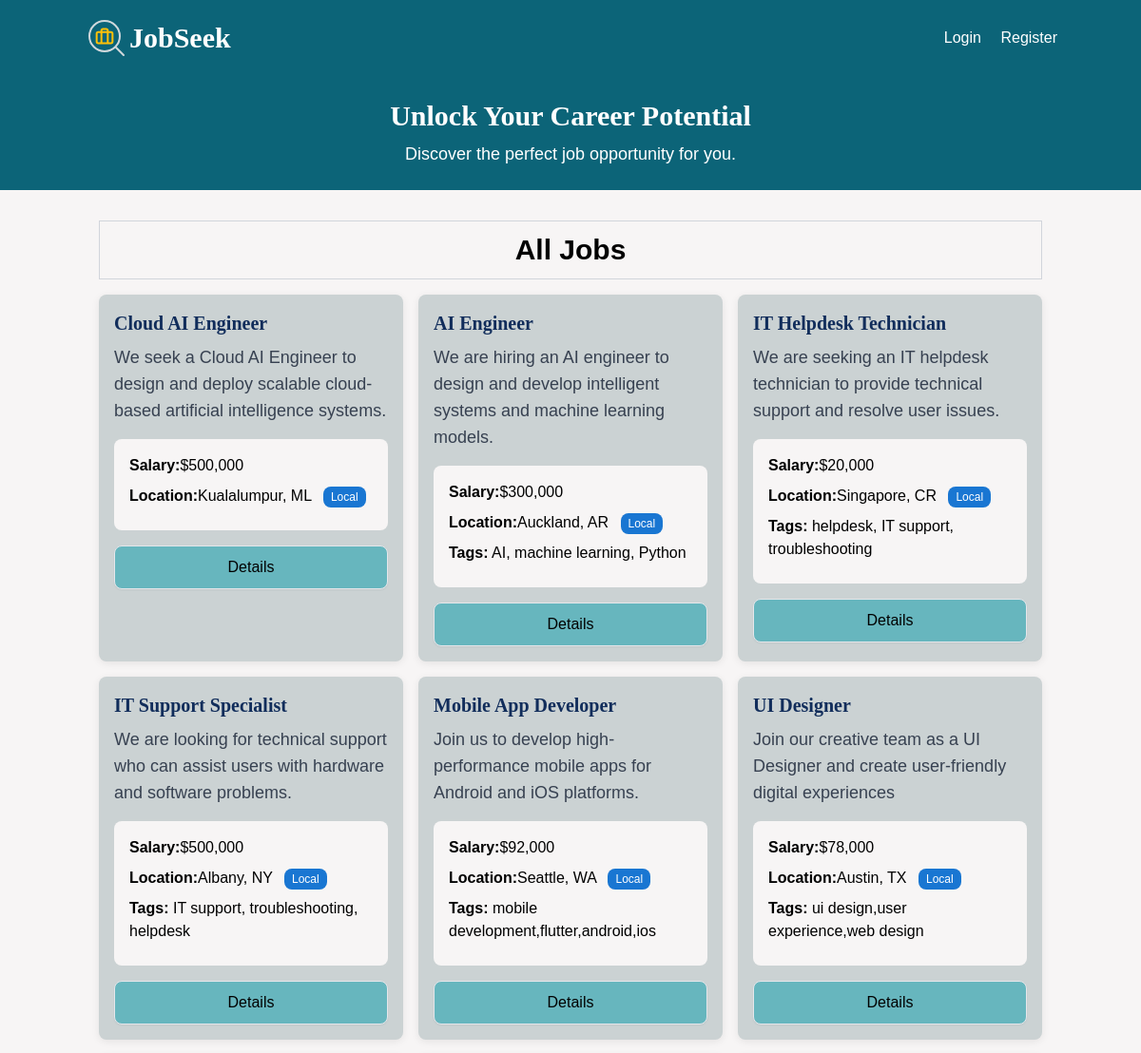
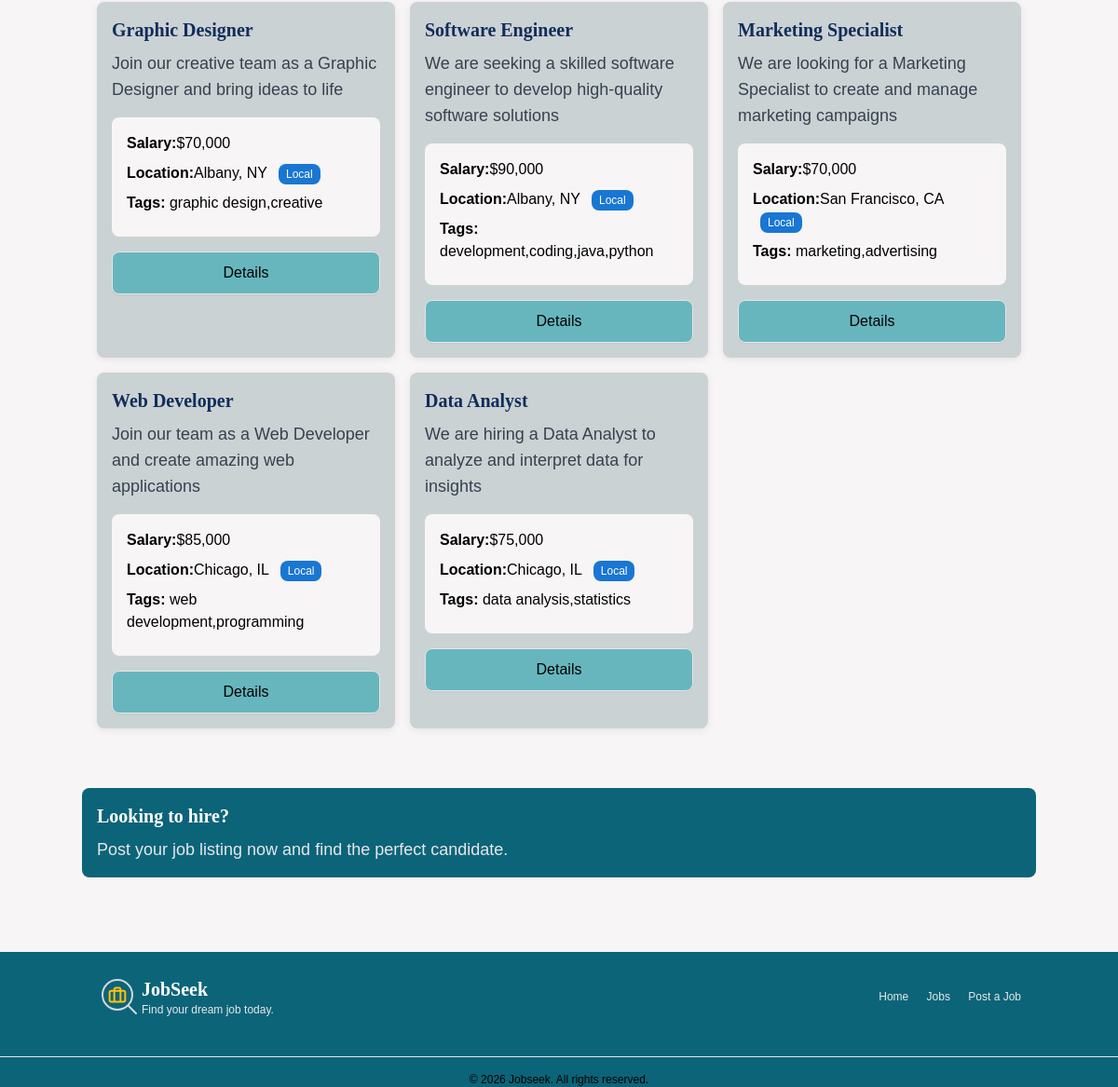
The page /listings on the database its author committed (2 pictures, top to bottom).
### tables this page shows
CREATE TABLE `listings` (
  `id` int NOT NULL,
  `user_id` int NOT NULL,
  `title` varchar(255) NOT NULL,
  `description` text NOT NULL,
  `salary` decimal(10,2) NOT NULL,
  `tags` varchar(255) DEFAULT NULL,
  `company` varchar(255) DEFAULT NULL,
  `address` varchar(255) DEFAULT NULL,
  `city` varchar(100) DEFAULT NULL,
  `state` varchar(100) DEFAULT NULL,
  `phone` varchar(50) DEFAULT NULL,
  `email` varchar(150) DEFAULT NULL,
  `requirements` text,
  `benefits` text,
  `created_at` timestamp NULL DEFAULT CURRENT_TIMESTAMP
);

### Framework/Session.php (called while the page is built, shortened)
<?php
class Session {
    public static function has($key) {
        return isset($_SESSION[$key]);
    }
}

### App/controllers/ListingController.php (called while the page is built, shortened)
<?php
class ListingController{
    protected $db;
    public function __construct()
    {
        $config = require basePath('config/db.php');
        $this->db = new Database($config);
    }
    public function index() {
    $listings = $this->db->query('SELECT * FROM listings ORDER BY created_at DESC')->fetchALL();
loadView('listings/index', ['listings' => $listings]);
    }
}

### public/index.php (called while the page is built, shortened)
<?php
require '../helpers.php';
$router = new Router();
$uri = parse_url($_SERVER['REQUEST_URI'], PHP_URL_PATH);
$router->route($uri);

### config/db.php (called while the page is built)
<?php
return [
    'host' => '127.0.0.1',
    'port' => 3306,
    'dbname' => 'jobseeker',
    'username' => 'root',
    'password' => '',
];

### Framework/Database.php (called while the page is built, shortened)
<?php
class Database
{
    public $conn;
    public function __construct($config)
    {
        $dsn = "mysql:host={$config['host']};port={$config['port']};dbname={$config['dbname']}";
        $options = [PDO::ATTR_ERRMODE => PDO::ERRMODE_EXCEPTION, PDO::ATTR_DEFAULT_FETCH_MODE => PDO::FETCH_OBJ];
        try {
            $this->conn = new PDO($dsn, $config['username'], $config['password'], $options);
        } catch (PDOException $e) {
            throw new Exception('Database failed connection:' . $e->getMessage());
        }
    }
    public function query($query, $params = []) {
        try {
            $sth = $this->conn->prepare($query);
            $sth->execute();
            return $sth;
        } catch (PDOException $e) {
            throw new Exception("Query failed{$e->getMessage()}");
        }
    }
}

### App/views/listings/index.view.php (the view, shortened to what this page needs)
<?= loadPartial('head') ?>
<?= loadPartial('navbar') ?>
<?= loadPartial('top-banner') ?>
<section>
    <div class="container mx-auto p-4 mt-4">
        <div class="text-center text-3xl mb-4 font-bold border border-gray-300 p-3">
        <?php if(isset($keywords)):?>
            Search Results for: <?=  htmlspecialchars($keywords) ?>
        <?php else :?>
            All Jobs
        <?php endif; ?>
        </div>
        <div class="grid grid-cols-1 md:grid-cols-3 gap-4 mb-6">
           <?php foreach ($listings as $listing): ?>
            <div class="rounded-lg shadow-md bg-white">
                <div class="p-4">
                  <h2 class="job-title text-xl"><?= $listing->title ?></h2>
                    <p class="text-gray-700 text-lg mt-2">
                        <?= $listing->description ?>
                    </p>
                    <ul class="my-4 bg-gray-100 p-4 rounded">
                        <li class="mb-2"><strong>Salary:</strong><?= formatSalary($listing->salary) ?></li>
                        <li class="mb-2">
                            <strong>Location:</strong><?= $listing->city ?>, <?= $listing->state ?>
                            <span
                                class="text-xs bg-blue-500 text-white rounded-full px-2 py-1 ml-2">Local</span>
                        </li>
                        <?php if(!empty($listing->tags)) : ?>
                        <li class="mb-2">
                            <strong>Tags:</strong> <?= $listing->tags ?>
                        </li>
                        <?php endif; ?>
                    </ul>
                    <a href="/listings/<?= $listing->id ?>"
                        class="block w-full text-center px-5 py-2.5 shadow-sm rounded border text-base font-medium text-indigo-700 bg-indigo-100 hover:bg-indigo-200">
                        Details
                    </a>
                </div>
            </div>
            <?php endforeach; ?>
        </div>
</section>
<?= loadPartial('bottom-banner'); ?>
<?= loadPartial('footer'); ?>

### Framework/Router.php (shortened to what this page needs)
<?php
class Router
{
    protected $routes = [];
    public function registerRoute($method, $uri, $action, $middleware = [])
    {
        list($controller,$controllerMethod) = explode('@', $action);
        $this->routes[] = [
            'method' => $method,
            'uri' => $uri,
            'controller' => $controller,
            'controllerMethod' => $controllerMethod,
            'middleware' => $middleware
        ];
    }
    public function route($uri)
    {
        $requestMethod = $_SERVER['REQUEST_METHOD'];
        foreach ($this->routes as $route) {
            $uriSegments = explode('/', trim($uri, '/'));
           $routeSegments = explode('/', trim($route['uri'], '/'));
          if (
    count($uriSegments) === count($routeSegments) &&
    strtoupper($route['method']) === strtoupper($requestMethod)
) {
    $params = [];
    $match = true;
    for($i = 0; $i < count($uriSegments); $i++) {
        if (
            $routeSegments[$i] !== $uriSegments[$i] &&
            !preg_match('/\{(.+?)\}/', $routeSegments[$i])
        ) {
            $match = false;
            break;
        }
    }
    if ($match) {
        $controllerMethod = $route['controllerMethod'];
        $controllerInstance = new $controller();
        $controllerInstance->$controllerMethod($params);
        return;
    }
}
           }
    }
}

### public/css/style.css (style rules this page uses)
html { line-height: 1.5; -webkit-text-size-adjust: 100%; -moz-tab-size: 4; -o-tab-size: 4; tab-size: 4; font-family: ui-sans-serif, system-ui, -apple-system, BlinkMacSystemFont, "Segoe UI", Roboto, "Helvetica Neue", Arial, "Noto Sans", sans-serif, "Apple Color Emoji", "Segoe UI Emoji", "Segoe UI Symbol", "Noto Color Emoji"; font-feature-settings: normal; font-variation-settings: normal; }
body { margin: 0; line-height: inherit; }
h1, h2, h3, h4, h5, h6 { font-size: inherit; font-weight: inherit; }
a { color: inherit; text-decoration: inherit; }
b, strong { font-weight: bolder; }
blockquote, dl, dd, h1, h2, h3, h4, h5, h6, hr, figure, p, pre { margin: 0; }
ol, ul, menu { list-style: none; margin: 0; padding: 0; }
.container { width: 100%; }
@media (min-width: 640px) { .container { max-width: 640px; } }
@media (min-width: 768px) { .container { max-width: 768px; } }
@media (min-width: 1024px) { .container { max-width: 1024px; } }
.mx-auto { margin-left: auto; margin-right: auto; }
.my-4 { margin-top: 1rem; margin-bottom: 1rem; }
.mb-2 { margin-bottom: 0.5rem; }
.mb-4 { margin-bottom: 1rem; }
.mb-6 { margin-bottom: 1.5rem; }
.ml-2 { margin-left: 0.5rem; }
.mt-2 { margin-top: 0.5rem; }
.mt-4 { margin-top: 1rem; }
.block { display: block; }
.grid { display: grid; }
.w-full { width: 100%; }
.grid-cols-1 { grid-template-columns: repeat(1, minmax(0, 1fr)); }
.gap-4 { gap: 1rem; }
.rounded { border-radius: 0.25rem; }
.rounded-full { border-radius: 9999px; }
.rounded-lg { border-radius: 0.5rem; }
.border { border-width: 1px; }
.border-gray-300 { --tw-border-opacity: 1; border-color: rgb(209 213 219 / var(--tw-border-opacity)); }
.bg-blue-500 { --tw-bg-opacity: 1; background-color: rgb(59 130 246 / var(--tw-bg-opacity)); }
.bg-gray-100 { --tw-bg-opacity: 1; background-color: rgb(243 244 246 / var(--tw-bg-opacity)); }
.bg-indigo-100 { --tw-bg-opacity: 1; background-color: rgb(224 231 255 / var(--tw-bg-opacity)); }
.bg-white { --tw-bg-opacity: 1; background-color: rgb(255 255 255 / var(--tw-bg-opacity)); }
.p-3 { padding: 0.75rem; }
.p-4 { padding: 1rem; }
.px-2 { padding-left: 0.5rem; padding-right: 0.5rem; }
.px-5 { padding-left: 1.25rem; padding-right: 1.25rem; }
.py-1 { padding-top: 0.25rem; padding-bottom: 0.25rem; }
.py-2\.5 { padding-top: 0.625rem; padding-bottom: 0.625rem; }
.text-center { text-align: center; }
.text-3xl { font-size: 1.875rem; line-height: 2.25rem; }
.text-base { font-size: 1rem; line-height: 1.5rem; }
.text-lg { font-size: 1.125rem; line-height: 1.75rem; }
.text-xl { font-size: 1.25rem; line-height: 1.75rem; }
.text-xs { font-size: 0.75rem; line-height: 1rem; }
.font-bold { font-weight: 700; }
.font-medium { font-weight: 500; }
.text-gray-700 { --tw-text-opacity: 1; color: rgb(55 65 81 / var(--tw-text-opacity)); }
.text-indigo-700 { --tw-text-opacity: 1; color: rgb(67 56 202 / var(--tw-text-opacity)); }
.text-white { --tw-text-opacity: 1; color: rgb(255 255 255 / var(--tw-text-opacity)); }
.shadow-md { --tw-shadow: 0 4px 6px -1px rgb(0 0 0 / 0.1), 0 2px 4px -2px rgb(0 0 0 / 0.1); --tw-shadow-colored: 0 4px 6px -1px var(--tw-shadow-color), 0 2px 4px -2px var(--tw-shadow-color); box-shadow: var(--tw-ring-offset-shadow, 0 0 #0000), var(--tw-ring-shadow, 0 0 #0000), var(--tw-shadow); }
.shadow-sm { --tw-shadow: 0 1px 2px 0 rgb(0 0 0 / 0.05); --tw-shadow-colored: 0 1px 2px 0 var(--tw-shadow-color); box-shadow: var(--tw-ring-offset-shadow, 0 0 #0000), var(--tw-ring-shadow, 0 0 #0000), var(--tw-shadow); }
@media (min-width: 768px) { .md\:grid-cols-3 { grid-template-columns: repeat(3, minmax(0, 1fr)); } }

### rows shown on the page
listings: title "Cloud AI Engineer", description "We seek a Cloud AI Engineer to design and deploy scalable cloud-based artificial intelligence systems.", salary "$500,000", city "Kualalumpur", state "ML"
listings: title "AI Engineer", description "We are hiring an AI engineer to design and develop intelligent systems and machine learning models.", salary "$300,000", city "Auckland", state "AR", tags "AI, machine learning, Python"
listings: title "IT Helpdesk Technician", description "We are seeking an IT helpdesk technician to provide technical support and resolve user issues.", salary "$20,000", city "Singapore", state "CR", tags "helpdesk, IT support, troubleshooting"
listings: title "IT Support Specialist", description "We are looking for technical support who can assist users with hardware and software problems.", salary "$500,000", city "Albany", state "NY", tags "IT support, troubleshooting, helpdesk"
listings: title "Mobile App Developer", description "Join us to develop high-performance mobile apps for Android and iOS platforms.", salary "$92,000", city "Seattle", state "WA", tags "mobile development,flutter,android,ios"
listings: title "UI Designer", description "Join our creative team as a UI Designer and create user-friendly digital experiences", salary "$78,000", city "Austin", state "TX", tags "ui design,user experience,web design"
listings: title "Graphic Designer", description "Join our creative team as a Graphic Designer and bring ideas to life", salary "$70,000", city "Albany", state "NY", tags "graphic design,creative"
listings: title "Software Engineer", description "We are seeking a skilled software engineer to develop high-quality software solutions", salary "$90,000", city "Albany", state "NY", tags "development,coding,java,python"
listings: title "Marketing Specialist", description "We are looking for a Marketing Specialist to create and manage marketing campaigns", salary "$70,000", city "San Francisco", state "CA", tags "marketing,advertising"
listings: title "Web Developer", description "Join our team as a Web Developer and create amazing web applications", salary "$85,000", city "Chicago", state "IL", tags "web development,programming"
listings: title "Data Analyst", description "We are hiring a Data Analyst to analyze and interpret data for insights", salary "$75,000", city "Chicago", state "IL", tags "data analysis,statistics"
